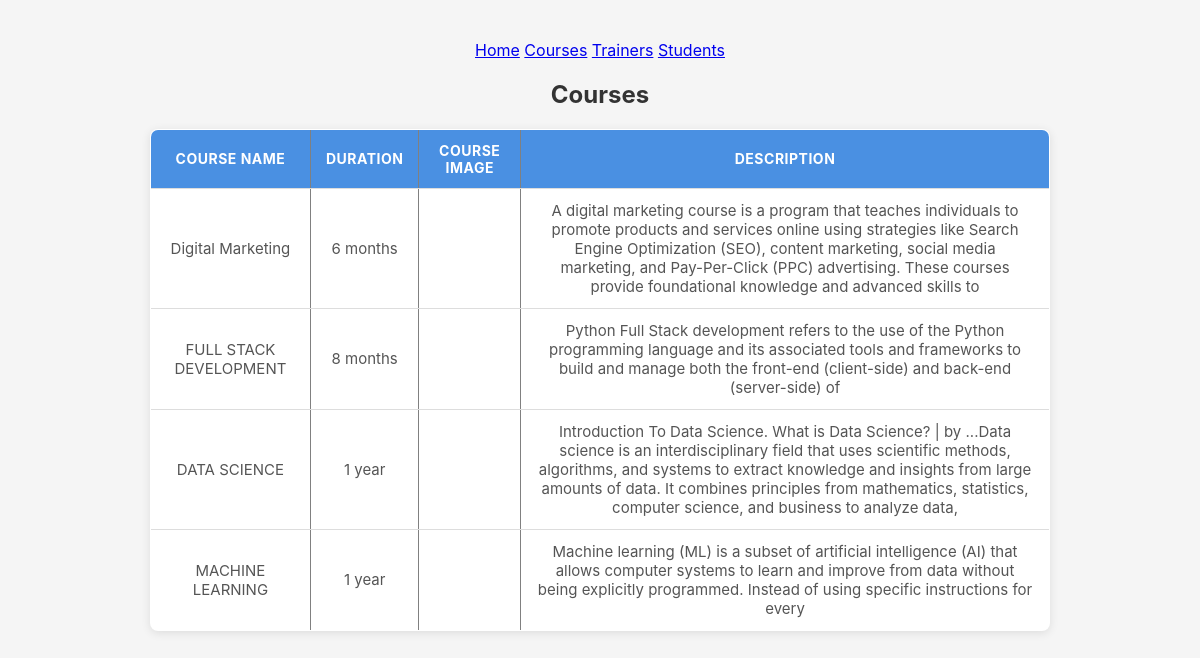
Screenshot of /academy/courses/ with the database file from the repository.
### academy/models.py (models this page shows, shortened)
class Course(models.Model):
    course_name = models.CharField(max_length=100)
    description = models.TextField()
    duration = models.CharField(max_length=100)
    course_img = models.ImageField(upload_to='courses',blank=True,null=True)

### academy/views.py (the view)
# urls.py: path('courses/', views.course_list, name='course_list'),
def course_list(request):
    courses = Course.objects.all()
    context = {
        'courses' : courses,
    }
    return render(request, 'course_list.html',context)

### templates/course_list.html (shortened to what this page needs)
{% extends "base.html" %}
{% block content %}
<h2>Courses</h2>
<table border="1">
    <thead>
        <tr>
            <th>Course name</th>
            <th>Duration</th>
            <th>Course image</th>
            <th>Description</th>
        </tr>
    </thead>
    <tbody>
        {% for course in courses %}
        <tr>
            <td>{{ course.course_name }}</td>
            <td>{{ course.duration }}</td>
            <td>
            </td>
            <td>{{ course.description }}</td>
        </tr>
        {% endfor %}
    </tbody>
</table>
{% endblock %}

### training_portal/static/css/style.css (style rules this page uses)
body { font-family: "Inter", sans-serif; background: #f5f5f5; margin: 0; padding: 40px; text-align: center; }
h2 { margin-bottom: 20px; color: #333; }
table { margin: auto; border-collapse: collapse; width: 90%; max-width: 900px; background: white; border-radius: 8px; overflow: hidden; box-shadow: 0 2px 10px rgba(0, 0, 0, 0.1); }
thead { background: #4a90e2; color: white; }
th, td { padding: 12px 15px; border-bottom: 1px solid #ddd; }
th { text-transform: uppercase; font-size: 14px; letter-spacing: 0.5px; }
td { color: #555; font-size: 15px; }
tbody tr:last-child td { border-bottom: none; }

### rows the page displays
Course: course_name "Digital Marketing", duration "6 months", description "A digital marketing course is a program that teaches individuals to promote products and services online using strategies like Search Engine Optimization (SEO), content marketing, social media marketing, and Pay-Per-Click (PPC) advertising. These courses provide foundational knowledge and advanced skills to"
Course: course_name "FULL STACK DEVELOPMENT", duration "8 months", description "Python Full Stack development refers to the use of the Python programming language and its associated tools and frameworks to build and manage both the front-end (client-side) and back-end (server-side) of"
Course: course_name "DATA SCIENCE", duration "1 year", description "Introduction To Data Science. What is Data Science? | by ...Data science is an interdisciplinary field that uses scientific methods, algorithms, and systems to extract knowledge and insights from large amounts of data. It combines principles from mathematics, statistics, computer science, and business to analyze data,"
Course: course_name "MACHINE LEARNING", duration "1 year", description "Machine learning (ML) is a subset of artificial intelligence (AI) that allows computer systems to learn and improve from data without being explicitly programmed. Instead of using specific instructions for every"
